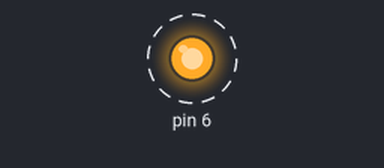
Bench run of a sketch on a simulated Arduino Uno, built with avr-gcc and run on an emulated ATmega328P. Parts: output pins drawn as LEDs (lit = HIGH). Dashed ring = blinking.

Above: at 0.2 s.
Timing chart, 0 to 3.0 s (numbered marks = the images above):
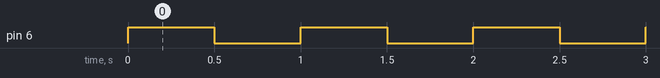

Measured:
- by itself, pin 6: alternates HIGH for 0.50 s and LOW for 0.50 s

The sketch:

exercise2_task2.ino
```cpp
/*
 * Exercise 2: An LED blink with timer interrupts
 *
 * Task: Using direct register accessing repeat the above task
 * (reworking the blink example using timer1) without using pinMode() or digitalWrite()
 */

int toggle = 1;

void setup() {
  DDRD = DDRD | B01000000;  // sets pin 6 as an output

  cli();  //disable interrupts

  //set timer1 interrupt at 62500Hz
  TCCR1A = 0;                // set entire TCCR1A register to 0
  TCCR1B = 0;                // same for TCCR1B

  TCNT1  = 0;                // initialize counter value to 0
  OCR1A = 31249;             // set compare match register
  TIMSK1 |= (1 << OCIE1A);   // enable timer compare interrupt

  TCCR1B |= (1 << WGM12);    // turn on CTC mode
  TCCR1B |= (1 << CS12);     // Set CS12 bit for 256 prescaler

  sei();  //enable interrupts
}

void loop() {
}

ISR(TIMER1_COMPA_vect){  //timer1 interrupt
  if (toggle){
    PORTD = B01000000; // sets digital pin 6 HIGH
    toggle = 0;
  }
  else{
    PORTD = B00000000; // sets digital pin 6 LOW
    toggle = 1;
  }
}
```
